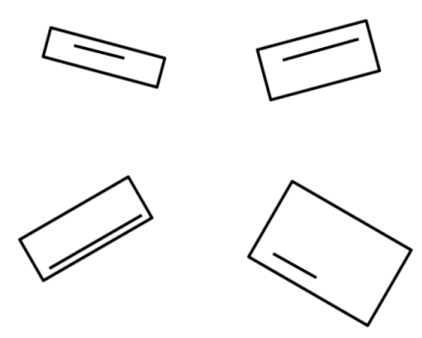
#> input picture rectangles.png, 422 x 338 px
$ python rectangle_numbering.py
#> lines starting #> are read from the running program, lines starting #| are printed output that depends on the picture; after the words box and inside, x2 and y2 are one past the last pixel; in counts of white or black regions, pixels touching at a corner belong together
#!/usr/bin/env python
# coding: utf-8

# In[1]:


import cv2
import numpy as np
import matplotlib.pyplot as plt


# In[2]:


img = cv2.imread('rectangles.png')
#> img is the input picture: shape (338, 422, 3); min 0, max 255, mean 246


# In[3]:


plt.imshow(img)
plt.show()


# In[4]:


imgGray = cv2.cvtColor(img,cv2.COLOR_BGR2GRAY)
_, imagethreshold = cv2.threshold(imgGray, 245, 255, cv2.THRESH_BINARY_INV)
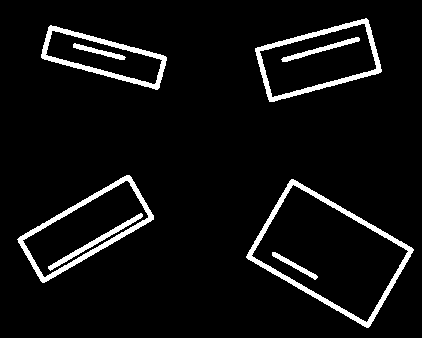
#> imagethreshold: shape (338, 422); 5.9% white; 8 white regions


# In[5]:


plt.imshow(imagethreshold)
plt.show()


# In[6]:


area_list=[]
blank = np.zeros_like(img)
box_position = []
ara = []


# In[7]:


imagecontours, _ = cv2.findContours(imagethreshold, cv2.RETR_TREE, cv2.CHAIN_APPROX_SIMPLE)
#> imagecontours = 12 contours; largest, box (x1, y1, x2, y2) and area: (246, 179, 414, 328) 12923, (251, 184, 409, 323) 11081, (17, 175, 154, 283) 6665, (255, 18, 382, 102) 6520, (22, 180, 149, 278) 5244
for contour in imagecontours:
    area = cv2.contourArea(contour)
    if area < 500:
        area_list.append(area)
        cv2.drawContours(blank,contour,-1,(255,255,255),1)
        box_position.append([contour[0][0][0],contour[0][0][1]])
    print(area)
#> this loop made 12 passes
#> area on passes 1 to 12: 12923, 11081, 196, 6665, 5244.5, 441, 4156, 2964.5, 199, 6519.5, 5207, 305.5
#| 12923.0
#| 11081.0
#| 196.0
#| 6665.0
#| 5244.5
#| 441.0
#| 4156.0
#| 2964.5
#> (further printed lines are left out)
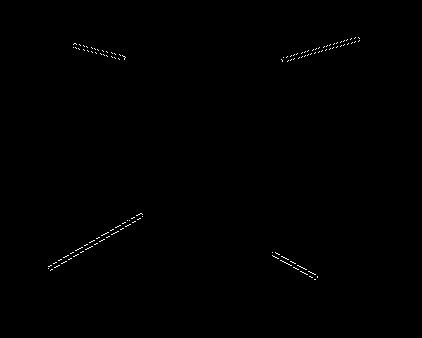
#> blank: shape (338, 422, 3); 0.27% white in thin lines or dots, all inside (x1, y1, x2, y2) = (48, 37, 360, 280)
#> after the loop, area_list = [196, 441, 199, 305.5]; box_position = [[272, 252], [140, 213], [74, 43], [355, 37]]


# In[8]:


area_list


# In[9]:


plt.imshow(blank)


# In[10]:


for i in range(len(box_position)):
    ara.append([area_list[i],(box_position[i][0],box_position[i][1])])
#> this loop made 4 passes
#> after the loop, ara = [[196, (272, 252)], [441, (140, 213)], [199, (74, 43)], [305.5, (355, 37)]]
ara.sort()
ara


# In[11]:


k=0
for i in range(len(box_position)):
    k+=1
    for j in range(2):
        cv2.putText(img,str(k),(ara[i][1][0],ara[i][1][1]+80),cv2.FONT_HERSHEY_SIMPLEX,1,(0,0,0),2)
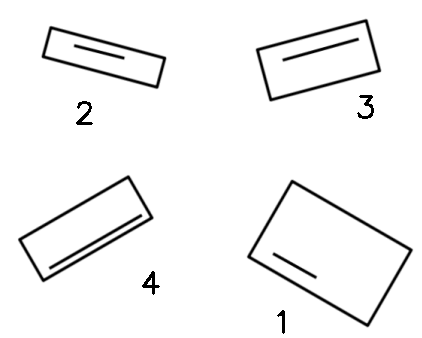
#> img: shape (338, 422, 3); 0.39% of pixels changed, all inside (x1, y1, x2, y2) = (76, 95, 374, 334)
#> after the loop, k = 4


# In[12]:


plt.imshow(img)


# In[ ]:
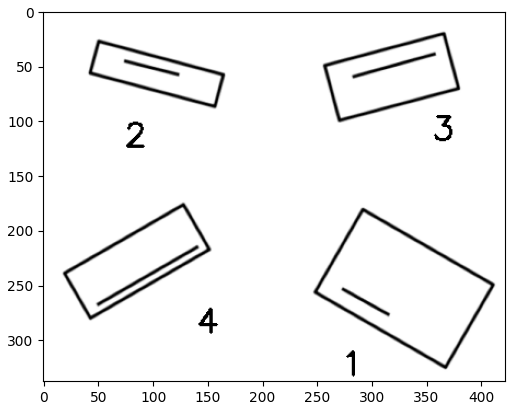
#> figure drawn by matplotlib, 1 panel
